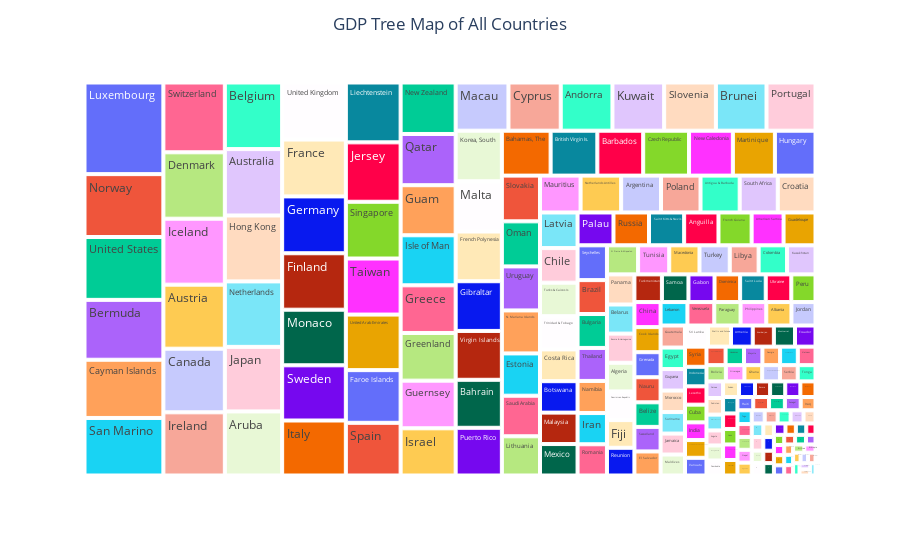

Notebook cell for this chart:
### Code cell
# Tree map that shows gdps of countries (all)
fig = px.treemap(gdpChart,path = ['Country'],values = 'GDP ($ per capita)')

# title_x is used for the place of the title (0.5 center)
fig.update_layout(title='GDP Tree Map of All Countries',title_x=0.5)
fig.show()

### Figure 1 — Plotly figure (JSON) as saved in the notebook; plotly's stock layout.template omitted (floating-point values rounded to 4 significant figures; data arrays with more than 128 entries replaced by an {"elided": "..."} marker saying what was removed)
{"data": [{"branchvalues": "total", "domain": {"x": [0, 1], "y": [0, 1]}, "hovertemplate": "labels=%{label}<br>GDP ($ per capita)=%{value}<br>parent=%{parent}<br>id=%{id}<extra></extra>", "ids": {"elided": "227 str values"}, "labels": {"elided": "227 str values"}, "name": "", "parents": {"elided": "227 str values"}, "type": "treemap", "values": {"elided": "227 int values"}}], "layout": {"legend": {"tracegroupgap": 0}, "margin": {"t": 60}, "title": {"text": "GDP Tree Map of All Countries", "x": 0.5}}}
